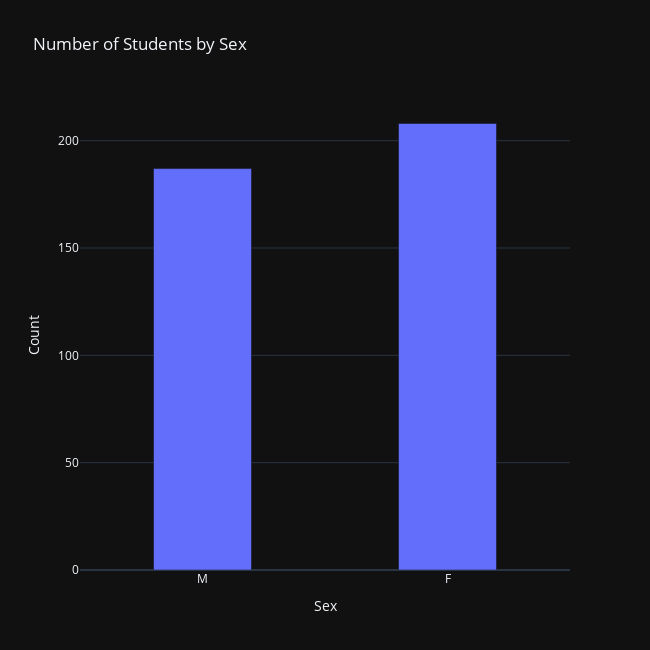

Here is the notebook cell this chart was saved with:
### Code cell
fig2 = go.Figure()

fig2.add_trace(go.Bar(
    x = by_sex['sex'],
    y = by_sex['count'],
    width = .4
))

fig2.update_layout(
    title_text = 'Number of Students by Sex',
    xaxis_title = 'Sex',
    yaxis_title = 'Count',
    width = 650,
    height = 650,
    template = 'plotly_dark'
)

fig2.show()

### Figure 1 — Plotly figure (JSON) as saved in the notebook; plotly's stock layout.template omitted (floating-point values rounded to 4 significant figures)
{"data": [{"type": "bar", "width": 0.4, "x": ["M", "F"], "y": [187, 208]}], "layout": {"height": 650, "title": {"text": "Number of Students by Sex"}, "width": 650, "xaxis": {"title": {"text": "Sex"}}, "yaxis": {"title": {"text": "Count"}}}}
